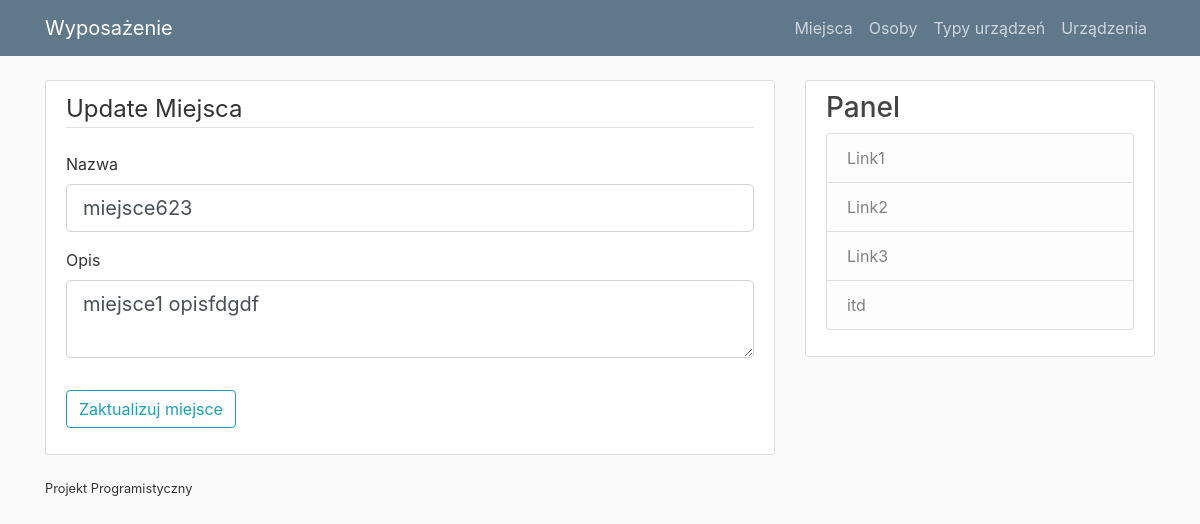
Before: /miejsce/1/update with the older database file.
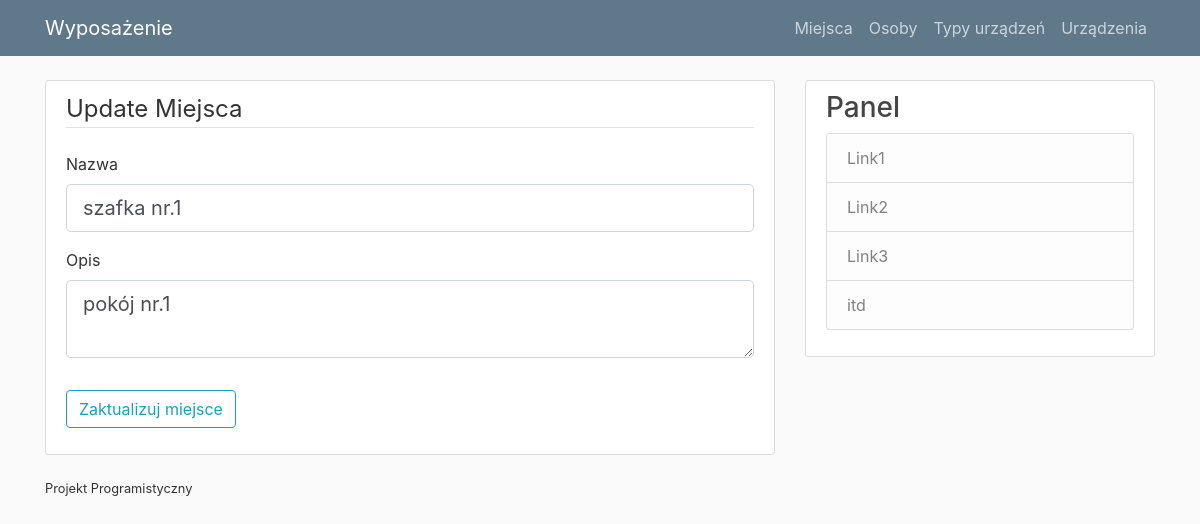
After: the same page with the newer database file.
### wyposazenie/models.py (models this page shows)
class Miejsca(db.Model):
    __tablename__ = "miejsca"
    id_miejsce = db.Column(db.Integer, primary_key = True)
    nazwa = db.Column(db.String(30), nullable = False, unique = True)
    opis = db.Column(db.String(150))

### wyposazenie/routes.py (the view)
@app.route("/miejsce/<int:id_miejsce>/update", methods=["GET", "POST"])
def update_miejsce(id_miejsce):
    miejsce_query = Miejsca.query.get_or_404(id_miejsce)
    form = UpdateMiejsceForm()
    if form.validate_on_submit():
        miejsce_query.nazwa = form.nazwa.data
        miejsce_query.opis = form.opis.data
        db.session.commit()
        flash("miejsce zostalo zaktualizowane", "success")
        return redirect(url_for("pokazmiejsce", id_miejsce=miejsce_query.id_miejsce))
    elif request.method == "GET":
        form.nazwa.data = miejsce_query.nazwa
        form.opis.data = miejsce_query.opis
    return render_template("dodaj_miejsce.html", title="Update Miejsca", form=form,
                           legend="Update Miejsca")

### wyposazenie/forms.py (shortened to what this page needs)
class UpdateMiejsceForm(FlaskForm):
    nazwa = StringField("Nazwa", validators=[DataRequired(), Length(min=3, max=30)])
    opis = TextAreaField("Opis", validators=[DataRequired(), Length(min=3, max=150)])
    submit = SubmitField("Zaktualizuj miejsce")

### wyposazenie/templates/dodaj_miejsce.html (shortened to what this page needs)
{% extends "layout.html" %}
{% block content %}
    <div class="content-section">
        <form method="POST" action="">
            <fieldset class="form-group">
                <legend class="border-bottom mb-4">{{legend}}</legend>
                <div class="form-group">
                    {{ form.nazwa.label(class="form-control-label") }}
                    {% if form.nazwa.errors %}
                        {{ form.nazwa(class="form-control form-control-lg is-invalid") }}
                        <div class="invalid-feedback">
                            {% for error in form.nazwa.errors %}
                                <span>{{ error }}</span>
                            {% endfor %}
                        </div>
                    {% else %}
                        {{ form.nazwa(class="form-control form-control-lg") }}
                    {% endif %}
                </div>
                <div class="form-group">
                    {{ form.opis.label(class="form-control-label") }}
                    {% if form.opis.errors %}
                        {{ form.opis(class="form-control form-control-lg is-invalid") }}
                        <div class="invalid-feedback">
                            {% for error in form.opis.errors %}
                                <span>{{ error }}</span>
                            {% endfor %}
                        </div>
                    {% else %}
                        {{ form.opis(class="form-control form-control-lg") }}
                    {% endif %}
                </div>
            </fieldset>
            <div class="form-group">
                {{ form.submit(class="btn btn-outline-info") }}
            </div>
        </form>
    </div>
    <div >
        <small class="text muted">
            Projekt Programistyczny
        </small>
    </div>
{%  endblock content %}

Changed rows visible on the page:
changed Miejsca: nazwa "miejsce623" → "szafka nr.1"; opis "miejsce1 opisfdgdf" → "pokój nr.1"
